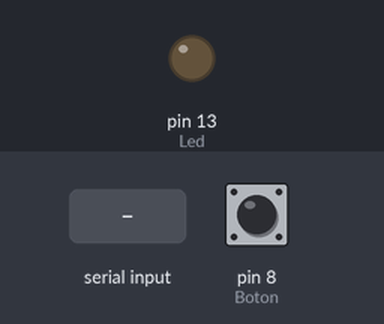
The sketch below on a simulated Arduino Uno, built with avr-gcc and run on an emulated ATmega328P. Parts: output pins drawn as LEDs (lit = HIGH). Inputs (shaded band) come from the test bench; at power-on: pin 8 (Boton) LOW.

Above: at 1.2 s.
1.3 s: "H" received over Serial
At 2.1 s:
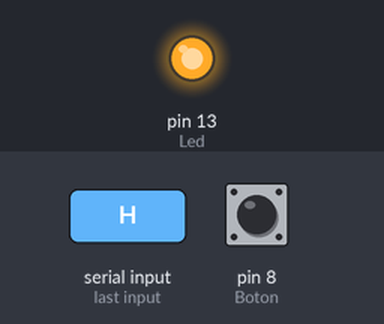
4.6 s: "L" received over Serial
At 5.8 s:
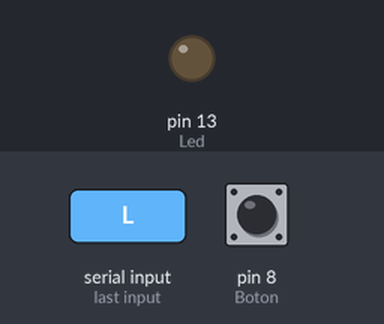
Timing chart, 0 to 7.6 s (numbered marks = the images above; inputs shaded):
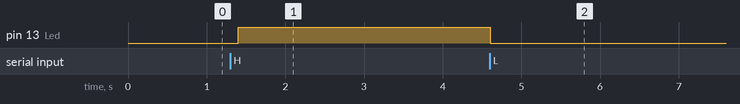

Measured:
- after the input at 1.3 s, pin 13 (Led): LOW → HIGH after 0.10 s
- after the input at 4.6 s, pin 13 (Led): HIGH → LOW at once

The sketch:

ComunicacionSerial.ino
```cpp
// Creado ChepeCarlos de ALSW
// Tutorial Completo en https://nocheprogramacion.com
// Canal Youtube https://youtube.com/alswnet?sub_confirmation=1

int Led = 13;
int Boton = 8;
boolean EstadoBoton = false;

void setup() {
  Serial.begin(9600);
  pinMode(Led, OUTPUT);
  pinMode(Boton, INPUT);
}

void loop() {
  if (Serial.available()) {
    char Letra = Serial.read();
    if (Letra == 'H') {
      digitalWrite(Led, 1);
    }
    else if (Letra == 'L') {
      digitalWrite(Led, 0);
    }
  }

  if (digitalRead(Boton) == 1 && EstadoBoton == false) {
    Serial.println('H');
    EstadoBoton = true;
  }
  else if (digitalRead(Boton) == 0 && EstadoBoton == true) {
    Serial.println('L');
    EstadoBoton = false;
  }
  delay(100);
}
```
